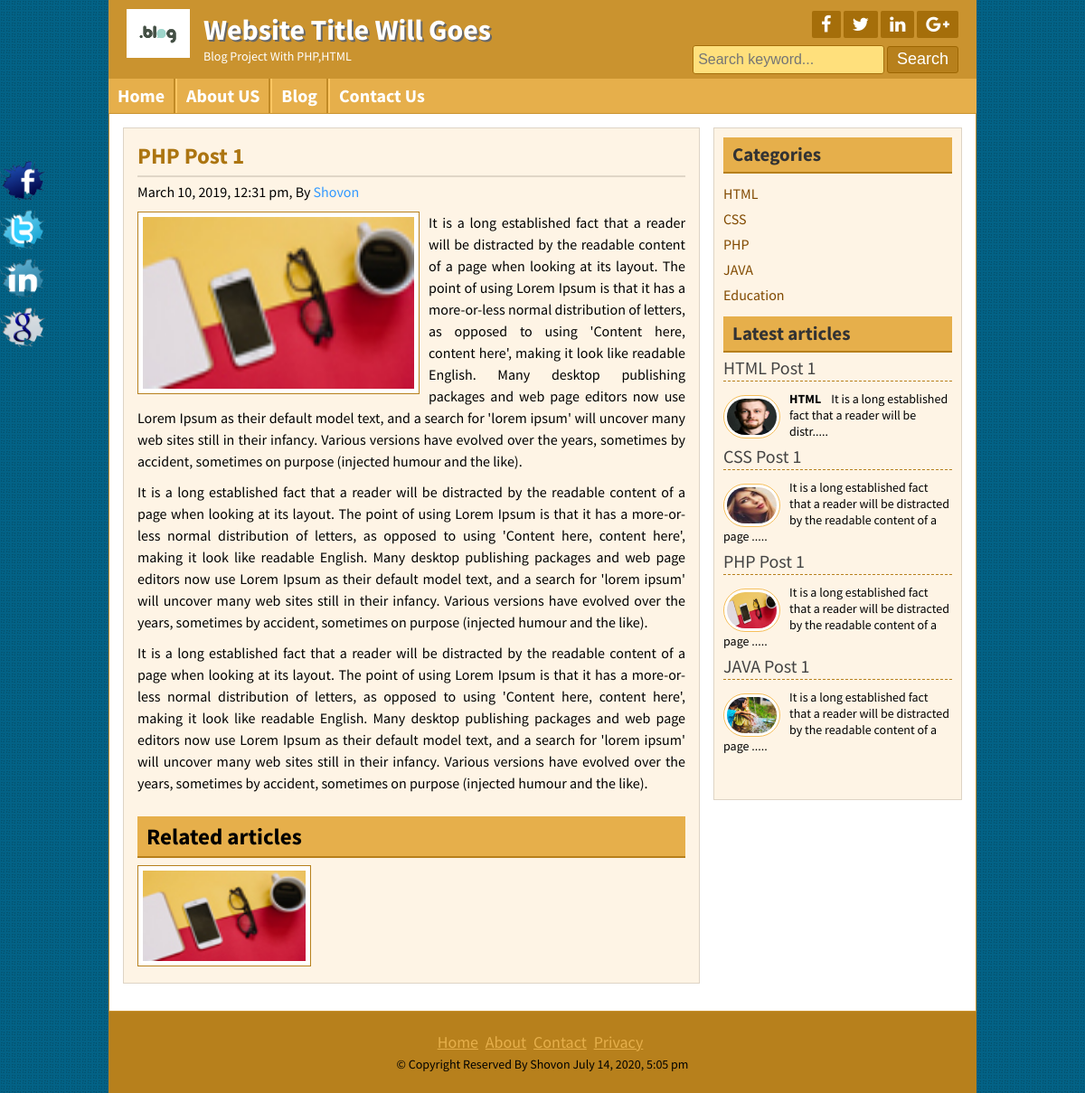
/post.php?id=23, run on the app's committed database.
### tables this page shows
CREATE TABLE `tbl_titleslogan` (
  `id` int(11) NOT NULL,
  `title` varchar(255) NOT NULL,
  `slogan` varchar(255) NOT NULL,
  `logo` varchar(255) NOT NULL
);

CREATE TABLE `tbl_social` (
  `id` int(11) NOT NULL,
  `fb` varchar(255) NOT NULL,
  `tw` varchar(255) NOT NULL,
  `ln` varchar(255) NOT NULL,
  `gg` varchar(255) NOT NULL
);

CREATE TABLE `tbl_page` (
  `id` int(11) NOT NULL,
  `name` varchar(255) NOT NULL,
  `body` varchar(5000) NOT NULL
);

CREATE TABLE `tbl_post` (
  `id` int(11) NOT NULL,
  `cat` int(11) NOT NULL,
  `title` varchar(255) NOT NULL,
  `body` text NOT NULL,
  `image` varchar(255) NOT NULL,
  `author` varchar(50) NOT NULL,
  `tags` varchar(255) NOT NULL,
  `date` timestamp NOT NULL DEFAULT current_timestamp() ON UPDATE current_timestamp()
);

CREATE TABLE `tbl_category` (
  `id` int(11) NOT NULL,
  `name` varchar(60) NOT NULL
);

CREATE TABLE `tbl_footer` (
  `id` int(11) NOT NULL,
  `copyright` varchar(255) NOT NULL
);

### lib/Database.php (called while the page is built, shortened)
<?php
Class Database{
	public $host   = DB_HOST;
	public $user   = DB_USER;
	public $pass   = DB_PASS;
	public $dbname = DB_NAME;
	public $link;
	private function connectDB(){
	$this->link = new mysqli($this->host, $this->user, $this->pass, $this->dbname);
 }
	public function select($query){
		$result = $this->link->query($query) or die($this->link->error.__LINE__);
		if($result->num_rows > 0){
			return $result;
		} else {
			return false;
		}
	}
}

### helpers/Format.php (called while the page is built, shortened)
<?php
class Format{
	public function dateFormat($date){
		return date('F j, Y, g:i a',strtotime($date));
	}
	public function shortTxt($text,$limit){
		$text=substr($text,0,$limit);
		$text=$text.".....";
		return $text;
	}
}
?>

### post.php (the view)
<?php include 'inc/header.php';?>
<?php
if((!isset($_GET['id'])) or ($_GET['id']==NULL)){
	header("Location:404.php");
}
else{
	$id=$_GET['id'];
}
?>
	<div class="contentsection contemplete clear">
		<div class="maincontent clear">
			<div class="about">
			<?php
			$query="SELECT * FROM tbl_post WHERE id=$id;";
			$post=$db->select($query);
			if($post){
				while($result = $post->fetch_assoc()){
			?>
					<h2><?php echo $result['title'];?></h2>
					<h4><?php echo $format->dateFormat($result['date']);?>, By <a href="#"><?php echo $result['author'];?></a></h4>
					<img src="admin/<?php echo $result['image'];?>" alt="post image"/>
					<?php echo $result['body'];?>
				<div class="relatedpost clear">
					<h2>Related articles</h2>
					<?php
						$catid=$result['cat'];
						$query_related="SELECT * FROM tbl_post WHERE cat='$catid' ORDER BY rand() LIMIT 6;";
						$post_related=$db->select($query_related);
						if($post_related){
							while($result_related = $post_related->fetch_assoc()){
					?>
					<a href="post.php?id=<?php echo $result_related['id'];?>">
					<img src="admin/<?php echo $result_related['image'];?>" alt="post image"/>
					</a>
						<?php }}else{ echo"No related Post Available";}?>
				</div>
				<?php }}else{header("Location:404.php");}?>
	</div>
		</div>
		<?php include 'inc/sidebar.php';?>
	<?php include 'inc/footer.php';?>

### inc/header.php (shortened to what this page needs)
<?php include 'lib/Database.php';?>
<?php include 'helpers/Format.php';?>
<?php
	  $db=new Database();
	  $format=new Format();
?>
<!DOCTYPE html>
<html>
<head>
	<?php include 'scripts/css.php';?>
</head>
<body>
	<div class="headersection templete clear">
		<a href="index.php">
			<div class="logo">
<?php
$query="SELECT * FROM tbl_titleslogan WHERE id=1;";
$result=$db->select($query);
if($result){
	while($row=$result->fetch_assoc()){
?>
				<img src="admin/<?php echo $row['logo'];?>" alt="Logo"/>
				<h2><?php echo $row['title'];?></h2>
				<p><?php echo $row['slogan'];?></p>
<?php } } ?>
			</div>
		</a>
		<div class="social clear">
			<div class="icon clear">
<?php
$query="SELECT * FROM tbl_social WHERE id=1;";
$result=$db->select($query);
if($result){
	while($row=$result->fetch_assoc()){
?>
				<a href="<?php echo $row['fb'];?>" target="_blank"><i class="fa fa-facebook"></i></a>
				<a href="<?php echo $row['tw'];?>" target="_blank"><i class="fa fa-twitter"></i></a>
				<a href="<?php echo $row['ln'];?>" target="_blank"><i class="fa fa-linkedin"></i></a>
				<a href="<?php echo $row['gg'];?>" target="_blank"><i class="fa fa-google-plus"></i></a>
<?php } } ?>
			</div>
			<div class="searchbtn clear">
			<form action="search.php" method="get">
				<input type="text" name="search" placeholder="Search keyword..."/>
				<input type="submit" name="submit" value="Search"/>
			</form>
			</div>
		</div>
	</div>
<div class="navsection templete">
<?php
$path=$_SERVER['SCRIPT_FILENAME'];
$title=basename($path,'.php');
?>
	<ul>
		<li><a <?php if($title=='index'){ echo 'id="active"';}?> href="index.php">Home</a></li>
<?php
$query="SELECT * FROM tbl_page;";
$res=$db->select($query);
if($res){
	while($rows=$res->fetch_assoc()){
?>
		<li>
		<a
		<?php
			if (isset($_GET['pageid']) && $_GET['pageid']== $rows['id']){
				echo 'id="active"';
			}
		?>
		href="page.php?pageid=<?php echo $rows['id'];?>">
		<?php echo $rows['name']; ?>
		</a>
		</li>
<?php }}?>
		<li><a <?php if($title=='contact'){ echo 'id="active"';}?> href="contact_us.php">Contact Us</a></li>
	</ul>
</div>

### inc/sidebar.php
<div class="sidebar clear">
			<div class="samesidebar clear">
				<h2>Categories</h2>
				<?php
$query="SELECT * FROM tbl_category;";
$category=$db->select($query);
 if($category){
 while($row=$category->fetch_assoc()){
?>
					<ul>
						<li>
						<a href="posts.php?category=<?php echo $row['id'];?>">
						<?php echo $row['name'];?>
						</a>
						</li>
					</ul>
 <?php }?>
 <?php }else{?>
	 <li><a href="#">No Category Found</a></li>
<?php
 }?>
			</div>
			<div class="samesidebar clear">
				<h2>Latest articles</h2>
					<div class="popular clear">
					<?php
						$query_latest="SELECT * FROM tbl_post LIMIT 4;";
						$post_latest=$db->select($query_latest);
						 if($post_latest){
						 while($row_latest=$post_latest->fetch_assoc()){
						?>
						<h3><a href="post.php?id=<?php echo $row_latest['id'];?>"><?php echo $row_latest['title'];?></a></h3>
						<a href="post.php?id=<?php echo $row_latest['id'];?>"><img src="admin/<?php echo $row_latest['image'];?>" alt="post image"/></a>
						<?php echo $format->shortTxt($row_latest['body'],100);?>
						 <?php }}else{header("Location:404.php");}?>
					</div>
			</div>
		</div>

### inc/footer.php (shortened to what this page needs)
</div>
	<div class="footersection templete clear">
	  <div class="footermenu clear">
		<ul>
			<li><a href="#">Home</a></li>
			<li><a href="#">About</a></li>
			<li><a href="#">Contact</a></li>
			<li><a href="#">Privacy</a></li>
		</ul>
	  </div>
<?php
$query="SELECT * FROM tbl_footer WHERE id=1;";
$result=$db->select($query);
if($result){
	while($row=$result->fetch_assoc()){
?>
	  <p>&copy; <?php
	   echo $row['copyright']." "; echo date('F j, Y, g:i a'); ?> </p>
<?php } } ?>
	</div>
	<div class="fixedicon clear">
<?php
$query="SELECT * FROM tbl_social WHERE id=1;";
$result=$db->select($query);
if($result){
	while($row=$result->fetch_assoc()){
?>
		<a href="<?php echo $row['fb'];?>" target="_blank"><img src="images/fb.png" alt="Facebook"/></a>
		<a href="<?php echo $row['tw'];?>" target="_blank"><img src="images/tw.png" alt="Twitter"/></a>
		<a href="<?php echo $row['ln'];?>" target="_blank"><img src="images/in.png" alt="LinkedIn"/></a>
		<a href="<?php echo $row['gg'];?>" target="_blank""><img src="images/gl.png" alt="GooglePlus"/></a>
<?php } } ?>
	</div>
</body>
</html>

### theme/default.css (style rules this page uses)
.headersection { background: #ca932f none repeat scroll 0 0; }
.searchbtn input[type="text"] { border: 1px solid #A56E0A;background:#FFE07C; }
.icon a { background: #a56e0a none repeat scroll 0 0; }
input[type="submit"] { background: #b7801c none repeat scroll 0 0; }
.searchbtn input[type="submit"] { border: 1px solid #9d6602;; }
.navsection { background: none repeat scroll 0 0 #e6af4b; }
.navsection ul li { border-left: 2px solid #fdc662;border-right: 2px solid #c18a26; }

### data on the page
tbl_titleslogan: logo (picture), title "Website Title Will Goes", slogan "Blog Project With PHP,HTML"
tbl_page: name "About US"
tbl_page: name "Blog"
tbl_post: title "PHP Post 1", date "March 10, 2019, 12:31 pm", author "Shovon", image (picture), body "It is a long established fact that a reader will be distracted by the readable content of a page when looking at its layout. The point of using Lorem Ipsum is that it has a more-or-less normal distribution of letters, as opposed to using 'Content here, content here', making it look like readable English. Many desktop publishing packages and web page editors now use Lorem Ipsum as their default model text, and a search for 'lorem ipsum' will uncover many web sites still in their infancy. Various versions have evolved over the years, sometimes by accident, sometimes on purpose (injected humour and the like). It is a long established fact that a reader will be distracted by the readable…", body "It is a long established fact that a reader will be distracted by the readable content of a page ....."
tbl_category: name "HTML"
tbl_category: name "CSS"
tbl_category: name "PHP"
tbl_category: name "JAVA"
tbl_category: name "Education"
tbl_post: title "HTML Post 1", image (picture), body "HTML It is a long established fact that a reader will be distr....."
tbl_post: title "CSS Post 1", image (picture), body "It is a long established fact that a reader will be distracted by the readable content of a page ....."
tbl_post: title "JAVA Post 1", image (picture), body "It is a long established fact that a reader will be distracted by the readable content of a page ....."
tbl_footer: copyright "Copyright Reserved By Shovon"
